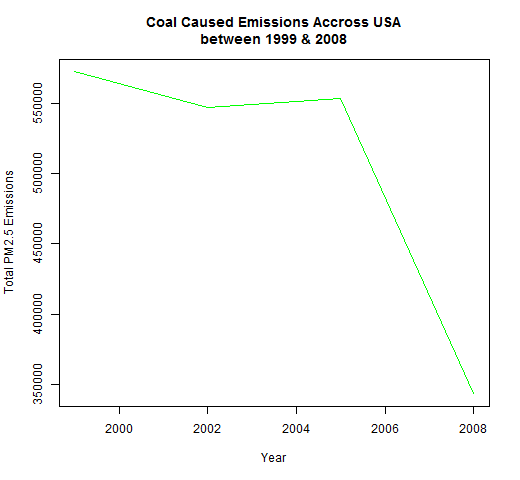

Reproduce this figure in R.
## Sanem Seren Sever C_EDA - A2
## plot4.R (plot4.png)
###############################

## Attention: WD must contain the source data
## Read data for plotting:
source("LoadData.R")
##Filer Coal
sccCoal <-  sccData$SCC[grep("[Cc]oal", sccData$EI.Sector)]
emisCoal <- emisData[emisData$SCC %in% sccCoal,]
##Get Yearly Totals
totEmisCoal <- aggregate(emisCoal$Emissions, list(emisCoal$year),FUN= sum)
##Correct Column Names
names(totEmisCoal)<-c("Year","Emissions")
##Plotting:
png(filename = "plot4.png",  width = 520, height = 480,  units = "px")

plot(totEmisCoal, col="green",
                       type="l", 
                        main="Coal Caused Emissions Accross USA\nbetween 1999 & 2008", 
                        xlab="Year", 
                        ylab="Total PM2.5 Emissions")

dev.off()